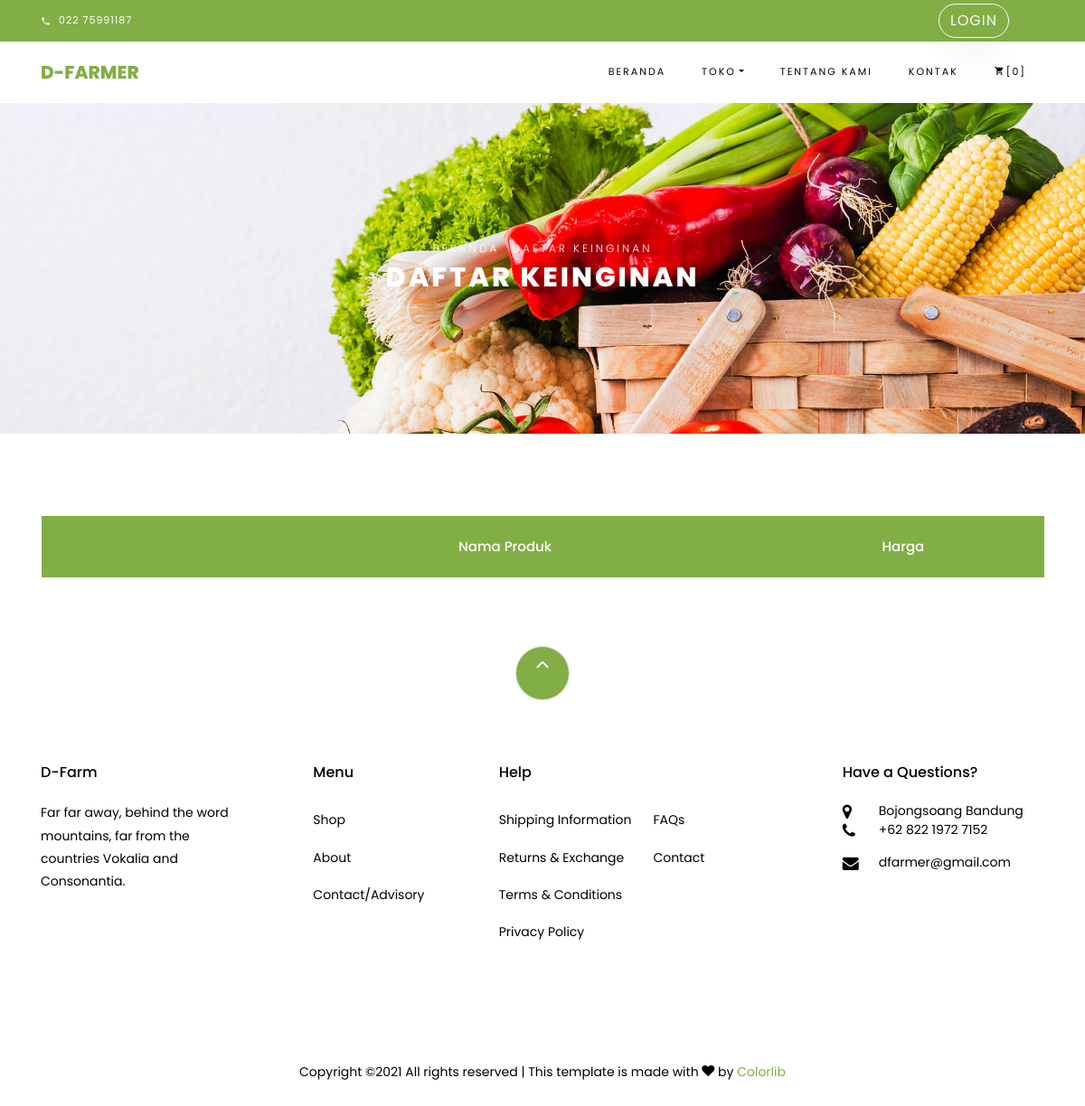
Page /index.php/shop/wishlist on the earlier database version.
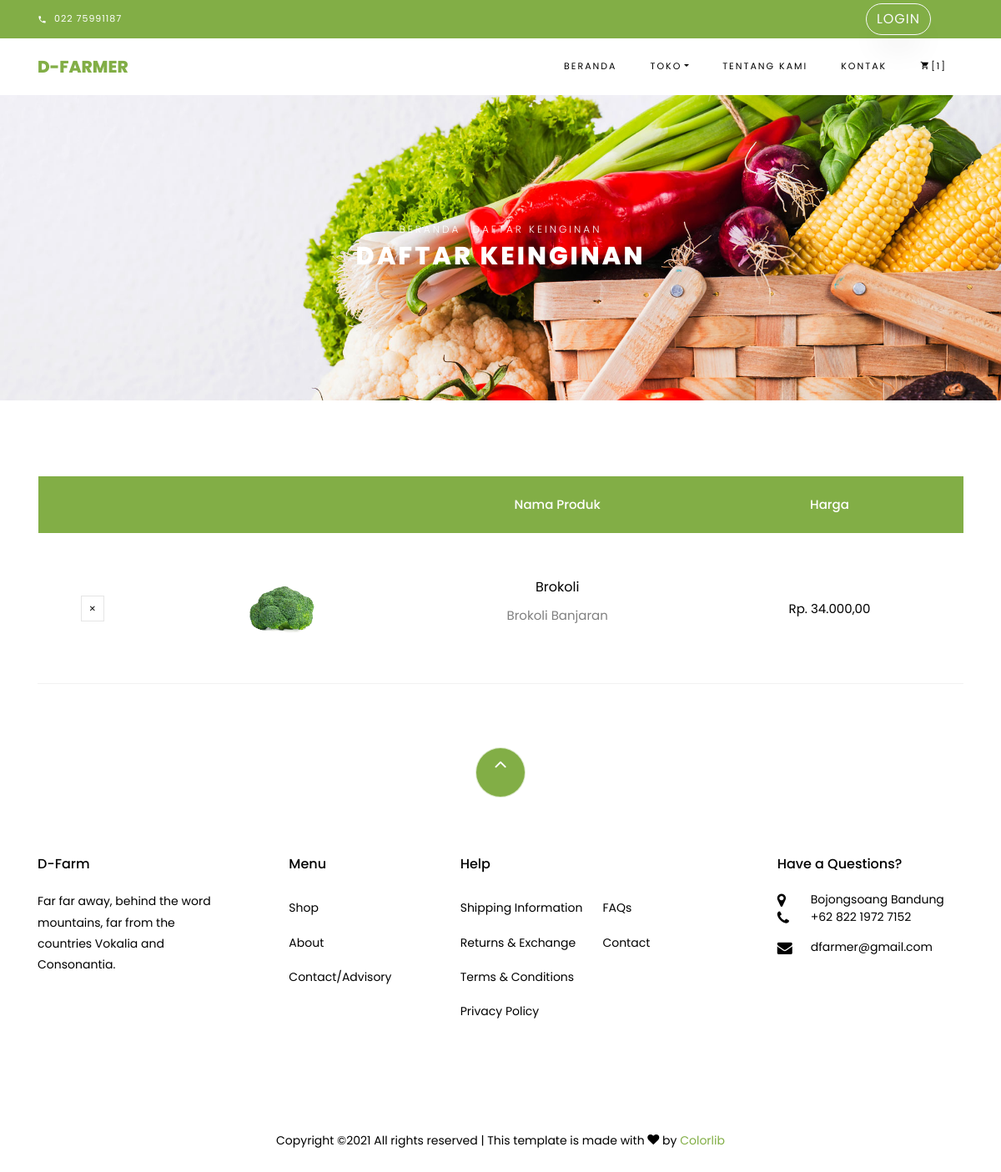
Same page on the later database version.
### tables this page shows
CREATE TABLE `wishlist` (
  `id_wishlist` int(11) NOT NULL,
  `keterangan_wishlist` int(11) NOT NULL,
  `total` int(11) NOT NULL,
  `id_barang` int(11) NOT NULL
);

CREATE TABLE `barang` (
  `id_barang` int(11) NOT NULL,
  `nama_barang` varchar(255) NOT NULL,
  `keterangan_barang` varchar(255) NOT NULL,
  `harga_barang` varchar(255) NOT NULL,
  `tanggal` date NOT NULL,
  `jumlah` int(11) NOT NULL,
  `jenis` varchar(255) NOT NULL,
  `satuan` varchar(255) NOT NULL,
  `gambar` varchar(255) NOT NULL,
  `id_sumber` int(11) NOT NULL,
  `id_gudang` int(11) NOT NULL,
  `id_kategori` int(11) NOT NULL
);

### application/controllers/Shop.php (called while the page is built, shortened)
<?php
class Shop extends CI_Controller {
	function __construct(){
		$this->load->model('M_All');
	}
	public function wishlist()
	{
		if($this->session->userdata('status') != "login"){
			$data['wishlist'] = $this->M_All->join_wishlist('barang', 'wishlist')->result();
			$this->load->view('template/header');
			$this->load->view('shop/wishlist', $data);
			$this->load->view('template/footer');
		}else {
			$data['wishlist'] = $this->M_All->join_wishlist('barang', 'wishlist')->result();
			$this->load->view('template/header');
			$this->load->view('shop/wishlist', $data);
			$this->load->view('template/footer');
		}
	}
}

### index.php (called while the page is built, shortened)
<?php
require_once BASEPATH.'core/CodeIgniter.php';

### application/models/M_All.php (called while the page is built, shortened)
<?php
class M_All extends CI_Model{
    function join_wishlist($from, $at)
    {
        $this->db->select('*');
        $this->db->from($from);
        $this->db->join($at, 'wishlist.id_barang = barang.id_barang');
        return $this->db->get();
    }
    function count($where)
    {
        return $this->db->count_all_results($where);
    }
}

### application/views/shop/wishlist.php (the view, shortened to what the changed rows need)
<div class="hero-wrap hero-bread" style="background-image: url(<?php echo base_url()?>assets/images/bg_1.jpg);">
  <div class="container">
    <div class="row no-gutters slider-text align-items-center justify-content-center">
      <div class="col-md-9 ftco-animate text-center">
        <h1 class="mb-0 bread">Daftar Keinginan</h1>
      </div>
    </div>
  </div>
</div>
<section class="ftco-section ftco-cart">
    <div class="container">
        <div class="row">
        <div class="col-md-12 ftco-animate">
            <div class="cart-list">
                <table class="table">
                    <thead class="thead-primary">
                      <tr class="text-center">
                        <th>&nbsp;</th>
                        <th>&nbsp;</th>
                        <th>Nama Produk</th>
                        <th>Harga</th>
                      </tr>
                    </thead>
                    <tbody>
                        <?php foreach ($wishlist as $w) {
                        ?>
                      <tr class="text-center">
                        <td class="product-remove"><a href="<?= base_url('index.php/shop/delWish/')?><?= $w->id_barang?>"><span class="ion-ios-close"></span></a></td>
                        <td class="image-prod"><div class="img" style="background-image:url(<?= base_url('assets_admin/img/gambar_barang/')?><?= $w->gambar; ?>);"></div></td>
                        <td class="product-name">
                            <h3><?= $w->nama_barang?></h3>
                            <p><?= $w->keterangan_barang?></p>
                        </td>
                        <td class="price">Rp. <?= number_format($w->harga_barang, 2, ",", ".") ?></td>
                      </tr>
                  <?php } ?>
                    </tbody>
                  </table>
              </div>
        </div>
    </div>
    </div>
</section>

### application/views/template/header.php (shortened to what the changed rows need)
<!DOCTYPE html>
<html lang="en">
  <head>
    <link rel="stylesheet" href="<?php echo base_url()?>assets/css/open-iconic-bootstrap.min.css">
    <link rel="stylesheet" href="<?php echo base_url()?>assets/css/animate.css">
    <link rel="stylesheet" href="<?php echo base_url()?>assets/css/owl.carousel.min.css">
    <link rel="stylesheet" href="<?php echo base_url()?>assets/css/owl.theme.default.min.css">
    <link rel="stylesheet" href="<?php echo base_url()?>assets/css/magnific-popup.css">
    <link rel="stylesheet" href="<?php echo base_url()?>assets/css/aos.css">
    <link rel="stylesheet" href="<?php echo base_url()?>assets/css/ionicons.min.css">
    <link rel="stylesheet" href="<?php echo base_url()?>assets/css/bootstrap-datepicker.css">
    <link rel="stylesheet" href="<?php echo base_url()?>assets/css/jquery.timepicker.css">
    <link rel="stylesheet" href="<?php echo base_url()?>assets/css/flaticon.css">
    <link rel="stylesheet" href="<?php echo base_url()?>assets/css/icomoon.css">
    <link rel="stylesheet" href="<?php echo base_url()?>assets/css/style.css">
  </head>
  <body class="goto-here">
    <nav class="navbar navbar-expand-lg navbar-dark ftco_navbar bg-dark ftco-navbar-light" id="ftco-navbar">
	    <div class="container">
	      <div class="collapse navbar-collapse" id="ftco-nav">
	        <ul class="navbar-nav ml-auto">
	          <li class="nav-item cta cta-colored"><a href="<?= base_url()?>index.php/shop/cart" class="nav-link"><span class="icon-shopping_cart"></span>[<?= $this->M_All->count('cart')?>]</a></li>
            </ul>
	      </div>
	    </div>
	  </nav>

Differences in the rows shown:
added wishlist: id_barang.gambar (picture), id_barang.nama_barang "Brokoli", id_barang.keterangan_barang "Brokoli Banjaran", id_barang.harga_barang "34.000,00"
Other differences:
$this->M_All->count('cart'): "0" → "1"
